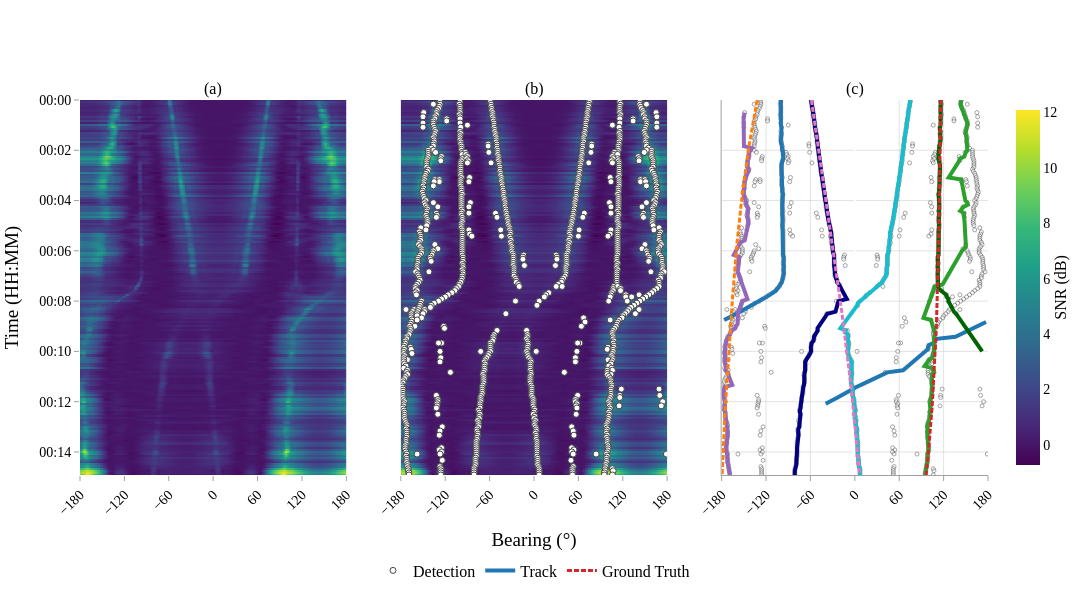

The code cell stored with this chart in its notebook:
### Code cell
import plotly.express as px
from plotly.subplots import make_subplots

det_x = []
det_y = []

for _, detections in all_detections:
    for det in detections:
        det_x.append(np.rad2deg(det.state_vector[0]))
        det_y.append(det.timestamp)

track_x = [[np.rad2deg(state.state_vector[0]) for state in track] for track in all_tracks]
track_y = [[state.timestamp for state in track] for track in all_tracks]

gt_x = [[np.rad2deg(state.state_vector[0]) for state in relative_bearing_ground_truth] for relative_bearing_ground_truth in relative_bearing_ground_truths]
gt_y = [[state.timestamp for state in relative_bearing_ground_truth] for relative_bearing_ground_truth in relative_bearing_ground_truths]

fig = make_subplots(
    rows=1, cols=3, shared_xaxes=True, shared_yaxes=True, horizontal_spacing=0.06,
    subplot_titles=["(a)", "(b)", "(c)"]
)

fig.add_trace(
    go.Heatmap(
        z=snr_map,
        y=timesteps,
        x=np.rad2deg(BF_PARAMS["steering_azimuths_rad"]),
        colorscale="Viridis",
        colorbar=dict(
            title=dict(text="SNR (dB)", side="right", font=dict(size=16)),
            thickness=24,
            len=1.0,
            tickfont=dict(size=14),
        ),
    ),
    row=1, col=1
)

fig.add_trace(
    go.Heatmap(
        z=snr_map,
        y=timesteps,
        x=np.rad2deg(BF_PARAMS["steering_azimuths_rad"]),
        colorscale="Viridis",
        showscale=False
    ),
    row=1, col=2
)

fig.add_trace(
    go.Scatter(
        x=det_x,
        y=det_y,
        mode="markers",
        name="Detection",
        marker=dict(
            size=6,
            line=dict(width=1),
            color="white",
            opacity=1.0,
        ),
        hovertemplate="Bearing: %{x:.1f}°<br>Time: %{y|%H:%M:%S}<extra></extra>",
    ),
    row=1, col=2
)

fig.add_trace(
    go.Scatter(
        x=det_x,
        y=det_y,
        mode="markers",
        name="Detection",
        showlegend=False,
        marker=dict(
            size=4,
            line=dict(width=1),
            color="white",
            opacity=0.5,
        ),
        hovertemplate="Bearing: %{x:.1f}°<br>Time: %{y|%H:%M:%S}<extra></extra>",
    ),
    row=1, col=3
)

def handle_wraparound(x_vals, y_vals, threshold=180):
    """Detect wraparound jumps and insert None to break the Plotly line."""
    if not x_vals or not y_vals:
        return [], []

    clean_x = [x_vals[0]]
    clean_y = [y_vals[0]]

    for i in range(1, len(x_vals)):
        # If the jump is huge (e.g., 179 to -179 is a diff of 358), it's a wrap
        if abs(x_vals[i] - x_vals[i-1]) > threshold:
            clean_x.append(None) # Breaks the line in Plotly
            clean_y.append(None)

        clean_x.append(x_vals[i])
        clean_y.append(y_vals[i])

    return clean_x, clean_y

print(len(all_tracks))

# Cool Colors: Blues, Greens, Purples, Cyans (Good for Tracks)
# derived from px.colors.qualitative.Plotly and D3
track_colors = [
    '#1f77b4',  # Muted Blue
    '#2ca02c',  # Cooked Asparagus Green
    '#9467bd',  # Muted Purple
    '#17becf',  # Blue-Teal
    '#000080',  # Navy Blue
    '#006400',  # Dark Green
    '#4b0082',  # Indigo
]

# Warm Colors: Reds, Oranges, Pinks, Yellows (Good for Truths)
truth_colors = [
    '#d62728',  # Brick Red
    '#ff7f0e',  # Safety Orange
    '#e377c2',  # Raspberry Yogurt Pink
    '#bcbd22',  # Curry Yellow-Green
    '#8c564b',  # Chestnut Brown
    '#ff0000',  # Pure Red
    '#ff1493',  # Deep Pink
]

# colours = px.colors.qualitative.Dark24
for i in range(len(all_tracks)):
    wx, wy = handle_wraparound(track_x[i], track_y[i])
    show_legend = (i == 0)
    fig.add_trace(
        go.Scatter(
            x=wx,
            y=wy,
            mode="lines",
            name="Track",
            line=dict(color=track_colors[i % len(track_colors)], width=4),
            showlegend=show_legend
        ),
        row=1, col=3
    )

# colours = px.colors.qualitative.Light24
for i in range(len(relative_bearing_ground_truths)):
    wx, wy = handle_wraparound(gt_x[i], gt_y[i])
    show_legend = (i == 0)
    fig.add_trace(
        go.Scatter(
            x=wx,
            y=wy,
            mode="lines",
            name="Ground Truth",
            line=dict(color=truth_colors[i % len(truth_colors)], width=3, dash="5px,2px"),
            showlegend=show_legend
        ),
        row=1, col=3
    )

fig.update_xaxes(
    range=[-180, 180],
    tickmode="linear",
    tick0=-180,
    dtick=60,
    tickangle=-45,
    tickfont=dict(size=14),
    showgrid=True,
    gridcolor="rgba(200, 200, 200, 0.5)",
    title="Bearing (°)",
    ticks="outside",
    tickcolor="rgba(160, 160, 160, 1.0)"
)
fig.update_xaxes(title="", col=1)
fig.update_xaxes(
    title="",
    col=3,
    showline=True,
    linewidth=1,
    linecolor="rgba(160, 160, 160, 1.0)"
)

fig.update_yaxes(
    range=[timesteps[-1], timesteps[0]],
    showgrid=True,
    gridcolor="rgba(200, 200, 200, 0.5)",
    tickformat="%H:%M",
    tickfont=dict(size=14),
    autorange=False,
    title="Time (HH:MM)",
    tickcolor="rgba(160, 160, 160, 1.0)"
)
fig.update_yaxes(ticks="outside", col=1)
fig.update_yaxes(showticklabels=False, title="", col=2)
fig.update_yaxes(
    showticklabels=False,
    title="",
    col=3,
    showline=True,
    linewidth=1,
    linecolor="rgba(160, 160, 160, 1.0)"
)

fig.update_layout(
    width=1200,
    height=600,
    margin=dict(b=100),
    font=dict(family="Times New Roman", size=16, color="black"),
    showlegend=True,
    legend=dict(
        x=0.5,
        y=-0.3,
        xanchor="center",
        yanchor="bottom",
        bgcolor="rgba(255,255,255,0.0)",
        borderwidth=0,
        orientation="h"
    ),
    plot_bgcolor="white",
    paper_bgcolor="white",
)

fig.show()

fig.write_image("figs/mt_bf_tracker.pdf", scale=1, width=1200, height=600)

### Figure 1 — Plotly figure (JSON) as saved in the notebook; plotly's stock layout.template omitted (floating-point values rounded to 4 significant figures; data arrays with more than 128 entries replaced by an {"elided": "..."} marker saying what was removed)
{"data": [{"colorbar": {"len": 1, "thickness": 24, "tickfont": {"size": 14}, "title": {"font": {"size": 16}, "side": "right", "text": "SNR (dB)"}}, "colorscale": [[0, "#440154"], [0.1111, "#482878"], [0.2222, "#3e4989"], [0.3333, "#31688e"], [0.4444, "#26828e"], [0.5556, "#1f9e89"], [0.6667, "#35b779"], [0.7778, "#6ece58"], [0.8889, "#b5de2b"], [1, "#fde725"]], "type": "heatmap", "x": {"elided": "361 float values"}, "xaxis": "x", "y": {"elided": "180 str values"}, "yaxis": "y", "z": {"elided": "180x361 float values"}}, {"colorscale": [[0, "#440154"], [0.1111, "#482878"], [0.2222, "#3e4989"], [0.3333, "#31688e"], [0.4444, "#26828e"], [0.5556, "#1f9e89"], [0.6667, "#35b779"], [0.7778, "#6ece58"], [0.8889, "#b5de2b"], [1, "#fde725"]], "showscale": false, "type": "heatmap", "x": {"elided": "361 float values"}, "xaxis": "x2", "y": {"elided": "180 str values"}, "yaxis": "y2", "z": {"elided": "180x361 float values"}}, {"hovertemplate": "Bearing: %{x:.1f}°<br>Time: %{y|%H:%M:%S}<extra></extra>", "marker": {"color": "white", "line": {"width": 1}, "opacity": 1, "size": 6}, "mode": "markers", "name": "Detection", "type": "scatter", "x": {"elided": "1092 float values"}, "xaxis": "x2", "y": {"elided": "1092 str values"}, "yaxis": "y2"}, {"hovertemplate": "Bearing: %{x:.1f}°<br>Time: %{y|%H:%M:%S}<extra></extra>", "marker": {"color": "white", "line": {"width": 1}, "opacity": 0.5, "size": 4}, "mode": "markers", "name": "Detection", "showlegend": false, "type": "scatter", "x": {"elided": "1092 float values"}, "xaxis": "x3", "y": {"elided": "1092 str values"}, "yaxis": "y3"}, {"line": {"color": "#1f77b4", "width": 4}, "mode": "lines", "name": "Track", "showlegend": true, "type": "scatter", "x": {"elided": "147 float values"}, "xaxis": "x3", "y": {"elided": "147 str values"}, "yaxis": "y3"}, {"line": {"color": "#2ca02c", "width": 4}, "mode": "lines", "name": "Track", "showlegend": false, "type": "scatter", "x": {"elided": "180 float values"}, "xaxis": "x3", "y": {"elided": "180 str values"}, "yaxis": "y3"}, {"line": {"color": "#9467bd", "width": 4}, "mode": "lines", "name": "Track", "showlegend": false, "type": "scatter", "x": {"elided": "174 float values"}, "xaxis": "x3", "y": {"elided": "174 str values"}, "yaxis": "y3"}, {"line": {"color": "#17becf", "width": 4}, "mode": "lines", "name": "Track", "showlegend": false, "type": "scatter", "x": {"elided": "180 float values"}, "xaxis": "x3", "y": {"elided": "180 str values"}, "yaxis": "y3"}, {"line": {"color": "#000080", "width": 4}, "mode": "lines", "name": "Track", "showlegend": false, "type": "scatter", "x": {"elided": "180 float values"}, "xaxis": "x3", "y": {"elided": "180 str values"}, "yaxis": "y3"}, {"line": {"color": "#006400", "width": 4}, "mode": "lines", "name": "Track", "showlegend": false, "type": "scatter", "x": [116.0, 116.0, 116.8, 116.4, 116.1, 116.0, 116.0, 116.6, 116.3, 116.1, 116.0, 116.0, 115.9, 115.1, 114.8, 115.8, 115.3, 115.2, 115.9, 116.0, 116.2, 115.2, 114.3, 113.9, 113.8, 113.2, 112.9, 112.5, 112.9, 113.6, 114.7, 115.1, 115.2, 115.2, 115.1, 115.0, 115.0, 114.3, 114.7, 114.9, 115.0, 115.0, 114.4, 114.0, 113.9, 113.2, 113.6, 113.9, 114.0, 114.0, 114.0, 114.0, 114.0, 113.3, 113.7, 113.9, 113.3, 113.0, 112.9, 113.6, 114.0, 114.1, 113.4, 113.1, 112.9, 112.9, 112.9, 113.0, 113.0, 113.0, 113.0, 113.0, 113.0, 113.0, 113.0, 112.3, 112.0, 111.9, 112.6, 112.3, 112.1, 112.7, 112.3, 112.1, 112.0, 112.0, 112.0, 112.0, 112.0, 112.7, 113.0, 116.4, 118.0, 123.3, 124.5, 126.8, 126.5, 127.7, 128.9, 130.9, 132.4, 133.9, 136.9, 138.8, 140.8, 142.7, 144.7, 146.6, 148.6, 150.6, 152.5, 154.5, 156.4, 158.4, 160.4, 162.3, 164.3, 166.2, 168.2, 170.2, 172.1], "xaxis": "x3", "y": ["2026-02-10T00:00:00", "2026-02-10T00:00:05", "2026-02-10T00:00:10", "2026-02-10T00:00:15", "2026-02-10T00:00:20", "2026-02-10T00:00:25", "2026-02-10T00:00:30", "2026-02-10T00:00:35", "2026-02-10T00:00:40", "2026-02-10T00:00:45", "2026-02-10T00:00:50", "2026-02-10T00:00:55", "2026-02-10T00:01:00", "2026-02-10T00:01:05", "2026-02-10T00:01:10", "2026-02-10T00:01:15", "2026-02-10T00:01:20", "2026-02-10T00:01:25", "2026-02-10T00:01:30", "2026-02-10T00:01:35", "2026-02-10T00:01:40", "2026-02-10T00:01:45", "2026-02-10T00:01:50", "2026-02-10T00:01:55", "2026-02-10T00:02:00", "2026-02-10T00:02:05", "2026-02-10T00:02:10", "2026-02-10T00:02:15", "2026-02-10T00:02:20", "2026-02-10T00:02:25", "2026-02-10T00:02:30", "2026-02-10T00:02:35", "2026-02-10T00:02:40", "2026-02-10T00:02:45", "2026-02-10T00:02:50", "2026-02-10T00:02:55", "2026-02-10T00:03:00", "2026-02-10T00:03:05", "2026-02-10T00:03:10", "2026-02-10T00:03:15", "2026-02-10T00:03:20", "2026-02-10T00:03:25", "2026-02-10T00:03:30", "2026-02-10T00:03:35", "2026-02-10T00:03:40", "2026-02-10T00:03:45", "2026-02-10T00:03:50", "2026-02-10T00:03:55", "2026-02-10T00:04:00", "2026-02-10T00:04:05", "2026-02-10T00:04:10", "2026-02-10T00:04:15", "2026-02-10T00:04:20", "2026-02-10T00:04:25", "2026-02-10T00:04:30", "2026-02-10T00:04:35", "2026-02-10T00:04:40", "2026-02-10T00:04:45", "2026-02-10T00:04:50", "2026-02-10T00:04:55", "2026-02-10T00:05:00", "2026-02-10T00:05:05", "2026-02-10T00:05:10", "2026-02-10T00:05:15", "2026-02-10T00:05:20", "2026-02-10T00:05:25", "2026-02-10T00:05:30", "2026-02-10T00:05:35", "2026-02-10T00:05:40", "2026-02-10T00:05:45", "2026-02-10T00:05:50", "2026-02-10T00:05:55", "2026-02-10T00:06:00", "2026-02-10T00:06:05", "2026-02-10T00:06:10", "2026-02-10T00:06:15", "2026-02-10T00:06:20", "2026-02-10T00:06:25", "2026-02-10T00:06:30", "2026-02-10T00:06:35", "2026-02-10T00:06:40", "2026-02-10T00:06:45", "2026-02-10T00:06:50", "2026-02-10T00:06:55", "2026-02-10T00:07:00", "2026-02-10T00:07:05", "2026-02-10T00:07:10", "2026-02-10T00:07:15", "2026-02-10T00:07:20", "2026-02-10T00:07:25", "2026-02-10T00:07:30", "2026-02-10T00:07:35", "2026-02-10T00:07:40", "2026-02-10T00:07:45", "2026-02-10T00:07:50", "2026-02-10T00:07:55", "2026-02-10T00:08:00", "2026-02-10T00:08:05", "2026-02-10T00:08:10", "2026-02-10T00:08:15", "2026-02-10T00:08:20", "2026-02-10T00:08:25", "2026-02-10T00:08:30", "2026-02-10T00:08:35", "2026-02-10T00:08:40", "2026-02-10T00:08:45", "2026-02-10T00:08:50", "2026-02-10T00:08:55", "2026-02-10T00:09:00", "2026-02-10T00:09:05", "2026-02-10T00:09:10", "2026-02-10T00:09:15", "2026-02-10T00:09:20", "2026-02-10T00:09:25", "2026-02-10T00:09:30", "2026-02-10T00:09:35", "2026-02-10T00:09:40", "2026-02-10T00:09:45", "2026-02-10T00:09:50", "2026-02-10T00:09:55", "2026-02-10T00:10:00"], "yaxis": "y3"}, {"line": {"color": "#d62728", "dash": "5px,2px", "width": 3}, "mode": "lines", "name": "Ground Truth", "showlegend": true, "type": "scatter", "x": {"elided": "180 float values"}, "xaxis": "x3", "y": {"elided": "180 str values"}, "yaxis": "y3"}, {"line": {"color": "#ff7f0e", "dash": "5px,2px", "width": 3}, "mode": "lines", "name": "Ground Truth", "showlegend": false, "type": "scatter", "x": {"elided": "180 float values"}, "xaxis": "x3", "y": {"elided": "180 str values"}, "yaxis": "y3"}, {"line": {"color": "#e377c2", "dash": "5px,2px", "width": 3}, "mode": "lines", "name": "Ground Truth", "showlegend": false, "type": "scatter", "x": {"elided": "180 float values"}, "xaxis": "x3", "y": {"elided": "180 str values"}, "yaxis": "y3"}], "layout": {"annotations": [{"font": {"size": 16}, "showarrow": false, "text": "(a)", "x": 0.1467, "xanchor": "center", "xref": "paper", "y": 1, "yanchor": "bottom", "yref": "paper"}, {"font": {"size": 16}, "showarrow": false, "text": "(b)", "x": 0.5, "xanchor": "center", "xref": "paper", "y": 1, "yanchor": "bottom", "yref": "paper"}, {"font": {"size": 16}, "showarrow": false, "text": "(c)", "x": 0.8533, "xanchor": "center", "xref": "paper", "y": 1, "yanchor": "bottom", "yref": "paper"}], "font": {"color": "black", "family": "Times New Roman", "size": 16}, "height": 600, "legend": {"bgcolor": "rgba(255,255,255,0.0)", "borderwidth": 0, "orientation": "h", "x": 0.5, "xanchor": "center", "y": -0.3, "yanchor": "bottom"}, "margin": {"b": 100}, "paper_bgcolor": "white", "plot_bgcolor": "white", "showlegend": true, "width": 1200, "xaxis": {"anchor": "y", "domain": [0, 0.2933], "dtick": 60, "gridcolor": "rgba(200, 200, 200, 0.5)", "range": [-180, 180], "showgrid": true, "tick0": -180, "tickangle": -45, "tickcolor": "rgba(160, 160, 160, 1.0)", "tickfont": {"size": 14}, "tickmode": "linear", "ticks": "outside", "title": {"text": ""}}, "xaxis2": {"anchor": "y2", "domain": [0.3533, 0.6467], "dtick": 60, "gridcolor": "rgba(200, 200, 200, 0.5)", "range": [-180, 180], "showgrid": true, "tick0": -180, "tickangle": -45, "tickcolor": "rgba(160, 160, 160, 1.0)", "tickfont": {"size": 14}, "tickmode": "linear", "ticks": "outside", "title": {"text": "Bearing (°)"}}, "xaxis3": {"anchor": "y3", "domain": [0.7067, 1], "dtick": 60, "gridcolor": "rgba(200, 200, 200, 0.5)", "linecolor": "rgba(160, 160, 160, 1.0)", "linewidth": 1, "range": [-180, 180], "showgrid": true, "showline": true, "tick0": -180, "tickangle": -45, "tickcolor": "rgba(160, 160, 160, 1.0)", "tickfont": {"size": 14}, "tickmode": "linear", "ticks": "outside", "title": {"text": ""}}, "yaxis": {"anchor": "x", "autorange": false, "domain": [0, 1], "gridcolor": "rgba(200, 200, 200, 0.5)", "range": ["2026-02-10T00:14:55", "2026-02-10T00:00:00"], "showgrid": true, "tickcolor": "rgba(160, 160, 160, 1.0)", "tickfont": {"size": 14}, "tickformat": "%H:%M", "ticks": "outside", "title": {"text": "Time (HH:MM)"}}, "yaxis2": {"anchor": "x2", "autorange": false, "domain": [0, 1], "gridcolor": "rgba(200, 200, 200, 0.5)", "matches": "y", "range": ["2026-02-10T00:14:55", "2026-02-10T00:00:00"], "showgrid": true, "showticklabels": false, "tickcolor": "rgba(160, 160, 160, 1.0)", "tickfont": {"size": 14}, "tickformat": "%H:%M", "title": {"text": ""}}, "yaxis3": {"anchor": "x3", "autorange": false, "domain": [0, 1], "gridcolor": "rgba(200, 200, 200, 0.5)", "linecolor": "rgba(160, 160, 160, 1.0)", "linewidth": 1, "matches": "y", "range": ["2026-02-10T00:14:55", "2026-02-10T00:00:00"], "showgrid": true, "showline": true, "showticklabels": false, "tickcolor": "rgba(160, 160, 160, 1.0)", "tickfont": {"size": 14}, "tickformat": "%H:%M", "title": {"text": ""}}}}
